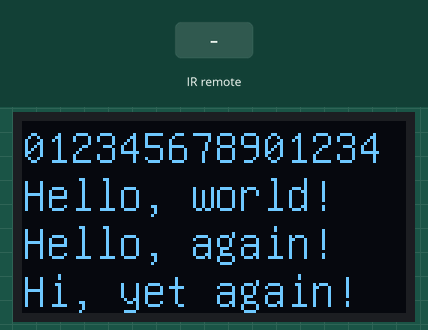
Bench run of a sketch on a simulated Arduino Uno, built with avr-gcc and run on an emulated ATmega328P. Shown: 128×64 one-colour display. The inputs (shaded band) are chosen by the test bench.

Above: at 1.2 s.
1.3 s: infrared code 0xCA31DA45 received
At 2.7 s:
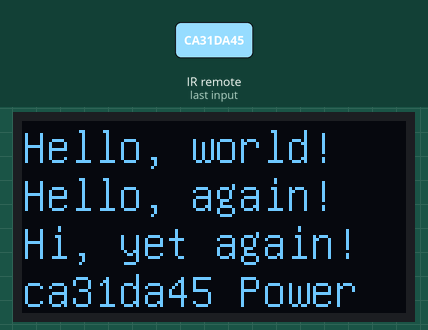
3.6 s: infrared code 0x17112D07 received
At 5.3 s:
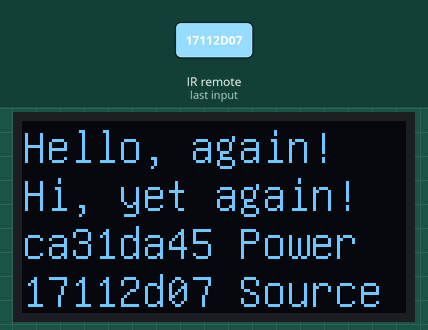
5.6 s: infrared code 0xCF2F9DAB received
At 7.5 s:
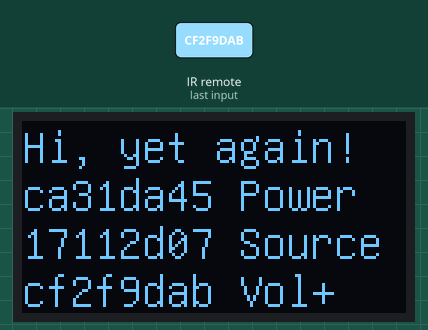
7.8 s: infrared code 0xB2BBAC69 received
At 9.7 s:
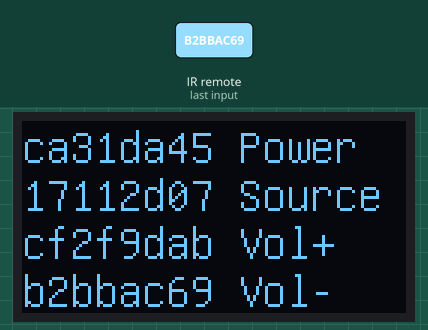
10.0 s: infrared code 0x123CD34B received
At 11.7 s:
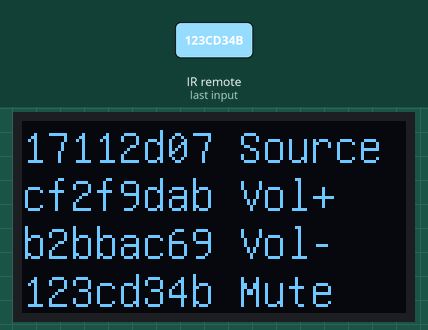
12.2 s: infrared code 0x3CEB5F42 received
At 14.2 s:
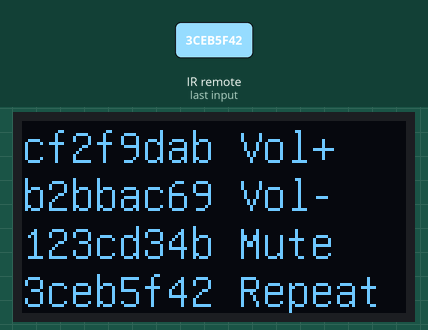
Timing chart, 0 to 15.3 s (numbered marks = the images above; inputs shaded):
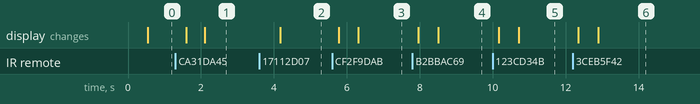

Measured:
- after the input at 1.3 s, the display: first changes after 0.30 s (image 1 shows a later state)
- after the input at 3.6 s, the display: changes after 0.57 s (image 2)
- after the input at 5.6 s, the display: first changes after 0.18 s (image 3 shows a later state)
- after the input at 7.8 s, the display: first changes after 0.16 s (image 4 shows a later state)
- after the input at 10.0 s, the display: first changes after 0.16 s (image 5 shows a later state)
- after the input at 12.2 s, the display: first changes after 0.14 s (image 6 shows a later state)

The sketch:

IRReceiveCodes.ino
```cpp
/*
 * Demo code for reading IR signals from a remote control (for our sound bar).
 */

#include <U8glib.h>
#include <IRremote.h>

// OLED display parameters.
// 4 lines is recommended, but 5 also works.
#define numLines 4
const int clkPin = 8;
const int mosiPin = 9;
const int csPin = 6;
const int dcPin = 7;
const boolean flipped = false;
U8GLIB_SH1106_128X64 u8g(clkPin, mosiPin, csPin, dcPin);
int deltaRow = 16, firstRow = 14;

const int irReceiverPin = 4;
IRrecv irReceiver(irReceiverPin);
decode_results results;

String text[] = {
  "0123456789012345",
  "Hello, world!",
  "Hello, again!",
  "Hi, yet again!",
  "Enough already!"
};

void setup(){

  // Set up OLED
  u8g.setFont(u8g_font_unifont); // 16 x 16
  if (numLines == 5) { deltaRow = 12; }
  if (flipped) {
    u8g.setRot180(); // flip screen
    firstRow = 12;
  }

  irReceiver.enableIRIn();
  irReceiver.blink13(true);
}

void loop(){

  u8g.firstPage();
  do {
    if (irReceiver.decode(&results)){
      text[0] = text[1];
      text[1] = text[2];
      text[2] = text[3];
      text[3] = String(results.value, HEX) + " " + getKey(results.value);
      irReceiver.resume();
    }
    draw();
  } while(u8g.nextPage());
}

void draw(void) {
  char charBuffer[16];
  for (int i = 0; i < numLines; i++) {
    text[i].toCharArray(charBuffer, 16);
    u8g.drawStr(0, firstRow + i*deltaRow, charBuffer);
  }
}

String getKey(unsigned long code) {

  switch(code) {
    case 0xCA31DA45:
      return "Power";
      break;
    case 0x17112D07:
      return "Source";
      break;
    case 0xCF2F9DAB:
      return "Vol+";
      break;
    case 0xB2BBAC69:
      return "Vol-";
      break;
    case 0x123CD34B:
      return "Mute";
      break;
    case 0x3CEB5F42:
      return "Repeat";
      break;
    case 0xB53DCEA6:
      return "Rewind";
      break;
    case 0x28DE45AA:
      return "Play";
      break;
    case 0x1E3D4782:
      return "Forwrd";
      break;
  }

  return "Unknwn";
}
```
